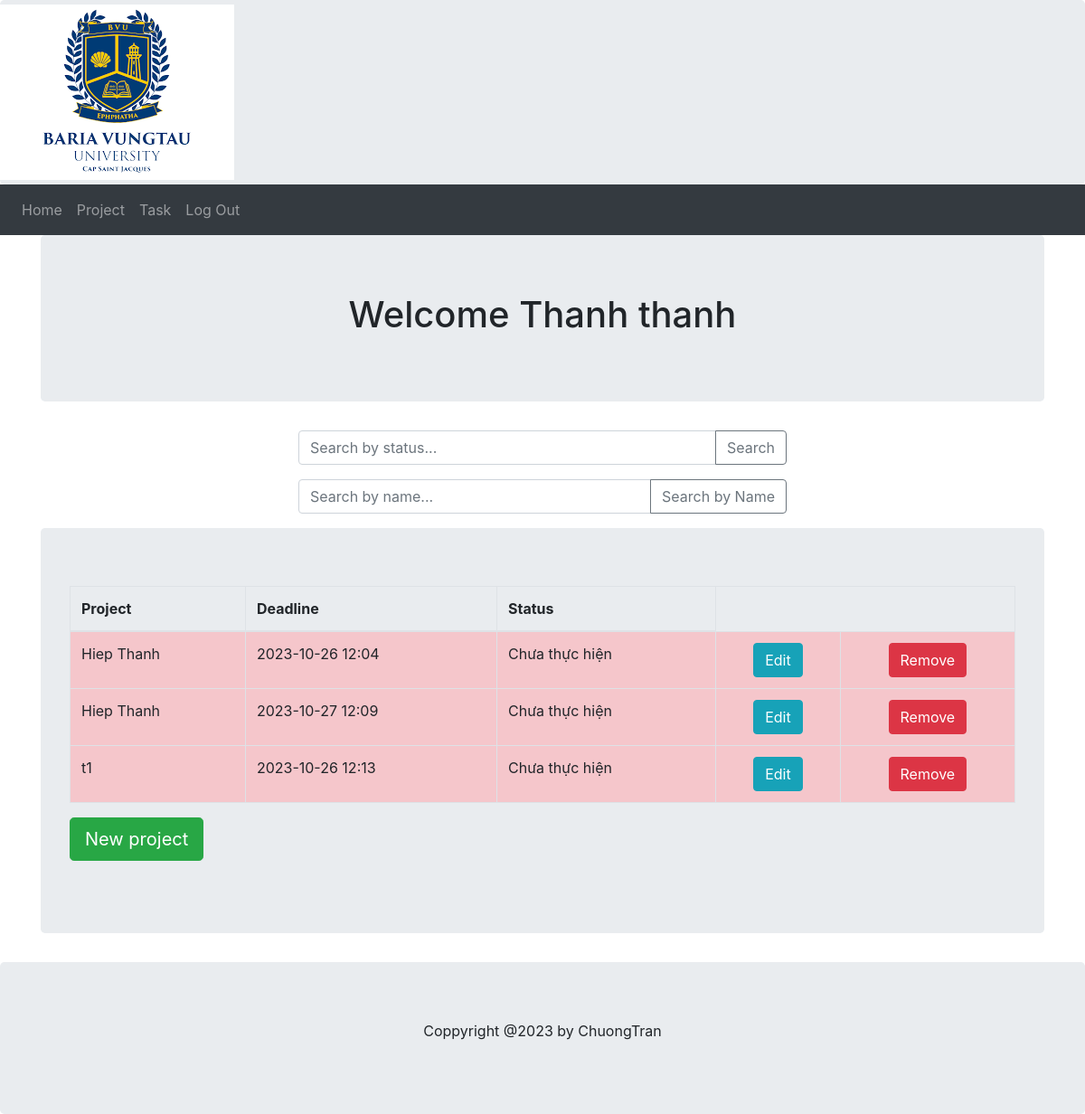
Page /userProject (signed in) on the committed database.
### models.py (models this page shows, shortened)
class User(db.Model):
    user_id = db.Column(db.Integer, Sequence('user_id_seq'), primary_key=True)
    first_name = db.Column(db.String(64), index=True, nullable=False)
    last_name = db.Column(db.String(64), index=True, nullable=False)
    email = db.Column(db.String(120), index=True, unique=True, nullable=False)
    password_hash = db.Column(db.String(120), nullable=False)
    projects = db.relationship('Project', back_populates = 'user')

class Project(db.Model):
    project_id = db.Column(db.Integer, Sequence('project_id_seq'), primary_key=True)
    name = db.Column(db.String(255), nullable=False)
    description = db.Column(db.String(255), nullable=False)
    deadline = db.Column(db.DateTime, nullable=False)
    tasks = db.relationship('Task', back_populates='project', cascade='all, delete-orphan')
    user_id = db.Column(db.Integer, ForeignKey('user.user_id', name='fk_project_user'))
    user = db.relationship('User', back_populates='projects')
    status_id = db.Column(db.Integer, ForeignKey('status.status_id', name='fk_project_status'))
    status = db.relationship('Status', back_populates='projects')
    def getStatusClass(self):
        if (self.status_id == 1):
            return "table-danger"
        elif (self.status_id == 2):
            return "table-warning"
        elif (self.status_id == 3):
            return "table-info"
        else:
            return "table-primary"

class Status(db.Model):
    status_id = db.Column(db.Integer, Sequence('status_id_seq'), primary_key=True)
    description = db.Column(db.String(255), nullable=False)
    projects = db.relationship('Project', back_populates='status')
    tasks = db.relationship('Task', back_populates='status')
    def __repr__(self):
        return '{}'.format(self.description)

### main.py (the view)
@app.route('/userProject', methods=['GET', 'POST'])
def userProject():
    _user_id = session.get('user')
    if _user_id:
        user = db.session.query(models.User).filter_by(user_id=_user_id).first()
        return render_template('userproject.html', user = user)
    else:
        return redirect('/')

### templates/userproject.html (shortened to what this page needs)
{% extends "userbase.html" %}
{% block content %}
    <div class="container">
        <div class="jumbotron text-center">
            <h1>Welcome {{ user.first_name }} {{ user.last_name }}</h1>
        </div>
        <div class="row justify-content-center">
            <div class="col-md-6">
                <form action="/searchProject" method="post">
                    <div class="input-group mb-3">
                        <input type="text" class="form-control" placeholder="Search by status..." name="search_query" aria-describedby="button-addon2">
                        <div class="input-group-append">
                            <button class="btn btn-outline-secondary" type="submit" id="button-addon2">Search</button>
                        </div>
                    </div>
                </form>
            </div>
        </div>
        <div class="row justify-content-center">
            <div class="col-md-6">
                <form action="/searchByNameProject" method="post">
                    <div class="input-group mb-3">
                        <input type="text" class="form-control" placeholder="Search by name..." name="search_name_query" aria-describedby="button-addon3">
                        <div class="input-group-append">
                            <button class="btn btn-outline-secondary" type="submit" id="button-addon3">Search by Name</button>
                        </div>
                    </div>
                </form>
            </div>
        </div>
        {% if user.projects %}
        <div class="jumbotron">
            <table class="table table-striped table-bordered table-hover">
                <thead>
                    <tr>
                        <th>Project</th>
                        <th>Deadline</th>
                        <th>Status</th>
                    </tr>
                </thead>
                <tbody>
                    {% for project in user.projects %}
                        <tr class="{{ project.getStatusClass() }}">
                            <td>{{ project.name }}</td>
                            <td>{{ project.deadline.strftime('%Y-%m-%d %H:%M') }}</td>
                            <td>{{ project.status }}</td>
                            <td class="text-center">
                                <form action="/editProject" method="post">
                                    <button type="submit" class="btn btn-info">Edit</button>
                                </form>
                            </td>
                            <td class="text-center">
                                <form action="/deleteProject" method="post">
                                    <button type="submit" class="btn btn-danger">Remove</button>
                                </form>
                            </td>
                        </tr>
                    {% endfor %}
                </tbody>
            </table>
            <p><a class="btn btn-lg btn-success" href="/newProject">New project</a></p>
        </div>
        {% endif %}
    </div>
{% endblock %}

### templates/userbase.html (shortened to what this page needs)
<!DOCTYPE html>
<html lang="en">
    <head>
        <link href="../static/bootstrap-4/css/bootstrap.min.css" rel="stylesheet">
    </head>
    <body>
        <div class="jumbotron" style="margin-bottom: 0; padding: 0;">
            <a class="navbar-brand" href="/userHome">
                <img src="../static/imgs/bvu.png" alt="logo" style="height: max-content; background-color: transparent;">
            </a>
        </div>
        <nav class="navbar navbar-expand-sm bg-dark navbar-dark">
            <ul class="navbar-nav">
                <li class="nav-item">
                    <a class="nav-link" href="#">Home</a>
                </li>
                <li class="nav-item">
                    <a class="nav-link" href="/userProject">Project</a>
                </li>
                <li class="nav-item">
                    <a class="nav-link" href="/userTask">Task</a>
                </li>
                <li class="nav-item">
                    <a class="nav-link" href="/logOut">Log Out</a>
                </li>
            </ul>
        </nav>
        {% block content %}{% endblock %}
        <div class="jumbotron text-center" style="margin-bottom: 0">
            <p>Coppyright @2023 by ChuongTran</p>
        </div>
    </body>
</html>

### rows in the picture
User: first_name "Thanh", last_name "thanh"
Project: name "Hiep Thanh", deadline "2023-10-26 12:04", status "Chưa thực hiện"
Project: name "Hiep Thanh", deadline "2023-10-27 12:09", status "Chưa thực hiện"
Project: name "t1", deadline "2023-10-26 12:13", status "Chưa thực hiện"
